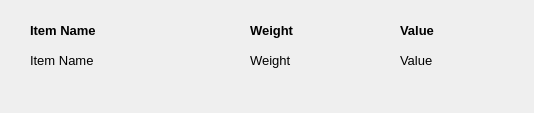
<?xml version="1.0" encoding="UTF-8"?>
<ui version="4.0">
 <class>Result</class>
 <widget class="QWidget" name="Result">
  <property name="geometry">
   <rect>
    <x>0</x>
    <y>0</y>
    <width>534</width>
    <height>113</height>
   </rect>
  </property>
  <property name="windowTitle">
   <string>Form</string>
  </property>
  <widget class="QLabel" name="label_3">
   <property name="geometry">
    <rect>
     <x>400</x>
     <y>20</y>
     <width>71</width>
     <height>21</height>
    </rect>
   </property>
   <property name="font">
    <font>
     <family>Segoe UI</family>
     <pointsize>10</pointsize>
     <weight>75</weight>
     <bold>true</bold>
    </font>
   </property>
   <property name="styleSheet">
    <string notr="true">font-weight: bold;</string>
   </property>
   <property name="text">
    <string>Value</string>
   </property>
  </widget>
  <widget class="QLabel" name="label">
   <property name="geometry">
    <rect>
     <x>30</x>
     <y>20</y>
     <width>111</width>
     <height>21</height>
    </rect>
   </property>
   <property name="font">
    <font>
     <family>Segoe UI</family>
     <pointsize>10</pointsize>
     <weight>75</weight>
     <bold>true</bold>
    </font>
   </property>
   <property name="styleSheet">
    <string notr="true">font-weight: bold;</string>
   </property>
   <property name="text">
    <string>Item Name</string>
   </property>
  </widget>
  <widget class="QLabel" name="label_2">
   <property name="geometry">
    <rect>
     <x>250</x>
     <y>20</y>
     <width>71</width>
     <height>21</height>
    </rect>
   </property>
   <property name="font">
    <font>
     <family>Segoe UI</family>
     <pointsize>10</pointsize>
     <weight>75</weight>
     <bold>true</bold>
    </font>
   </property>
   <property name="styleSheet">
    <string notr="true">font-weight: bold;</string>
   </property>
   <property name="text">
    <string>Weight</string>
   </property>
  </widget>
  <widget class="QLabel" name="lblItemName">
   <property name="geometry">
    <rect>
     <x>30</x>
     <y>50</y>
     <width>111</width>
     <height>21</height>
    </rect>
   </property>
   <property name="font">
    <font>
     <family>Segoe UI</family>
     <pointsize>10</pointsize>
     <weight>50</weight>
     <bold>false</bold>
    </font>
   </property>
   <property name="styleSheet">
    <string notr="true"/>
   </property>
   <property name="text">
    <string>Item Name</string>
   </property>
  </widget>
  <widget class="QLabel" name="lblWeight">
   <property name="geometry">
    <rect>
     <x>250</x>
     <y>50</y>
     <width>111</width>
     <height>21</height>
    </rect>
   </property>
   <property name="font">
    <font>
     <family>Segoe UI</family>
     <pointsize>10</pointsize>
     <weight>50</weight>
     <bold>false</bold>
    </font>
   </property>
   <property name="styleSheet">
    <string notr="true"/>
   </property>
   <property name="text">
    <string>Weight</string>
   </property>
  </widget>
  <widget class="QLabel" name="lblValue">
   <property name="geometry">
    <rect>
     <x>400</x>
     <y>50</y>
     <width>111</width>
     <height>21</height>
    </rect>
   </property>
   <property name="font">
    <font>
     <family>Segoe UI</family>
     <pointsize>10</pointsize>
     <weight>50</weight>
     <bold>false</bold>
    </font>
   </property>
   <property name="styleSheet">
    <string notr="true"/>
   </property>
   <property name="text">
    <string>Value</string>
   </property>
  </widget>
 </widget>
 <resources/>
 <connections/>
</ui>
